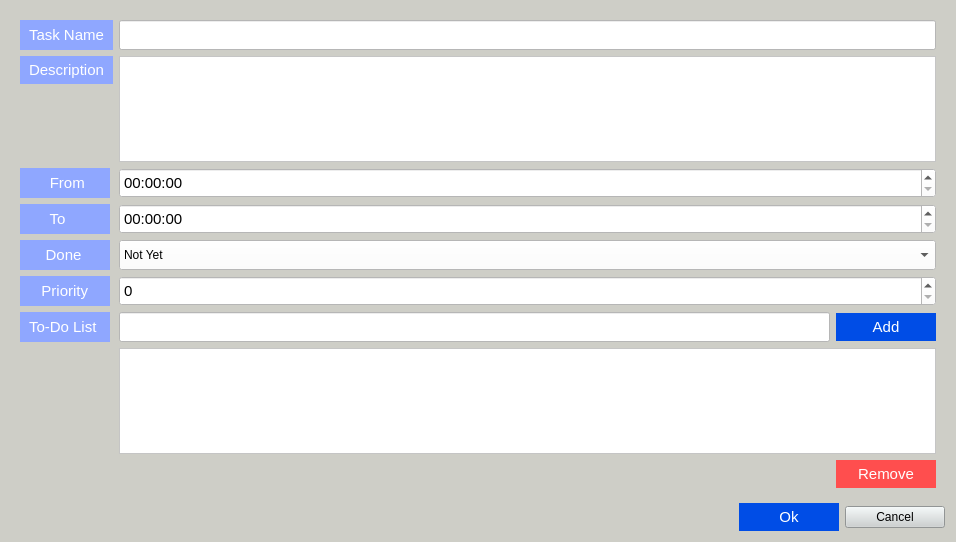
<?xml version="1.0" encoding="UTF-8"?>
<ui version="4.0">
 <class>Task</class>
 <widget class="QDialog" name="Task">
  <property name="geometry">
   <rect>
    <x>0</x>
    <y>0</y>
    <width>956</width>
    <height>542</height>
   </rect>
  </property>
  <property name="windowTitle">
   <string>Dialog</string>
  </property>
  <property name="styleSheet">
   <string notr="true">
background-color:rgb(206, 206, 199);</string>
  </property>
  <layout class="QVBoxLayout" name="verticalLayout">
   <item>
    <widget class="QFrame" name="formFrame">
     <layout class="QFormLayout" name="formLayout">
      <item row="0" column="0">
       <widget class="QLabel" name="label">
        <property name="minimumSize">
         <size>
          <width>90</width>
          <height>25</height>
         </size>
        </property>
        <property name="styleSheet">
         <string notr="true">color : white;
border-width: 5px;
border-style: solid;
border-color : rgb(143, 167, 255);
background-color : rgb(143, 167, 255);
font-size : 15px;</string>
        </property>
        <property name="text">
         <string>Task Name</string>
        </property>
       </widget>
      </item>
      <item row="2" column="0">
       <widget class="QLabel" name="label_3">
        <property name="minimumSize">
         <size>
          <width>90</width>
          <height>25</height>
         </size>
        </property>
        <property name="styleSheet">
         <string notr="true">color : white;
border-width: 5px;
border-style: solid;
border-color : rgb(143, 167, 255);
background-color : rgb(143, 167, 255);
font-size : 15px;</string>
        </property>
        <property name="text">
         <string>     From</string>
        </property>
       </widget>
      </item>
      <item row="0" column="1">
       <widget class="QLineEdit" name="lineEdit">
        <property name="minimumSize">
         <size>
          <width>0</width>
          <height>30</height>
         </size>
        </property>
        <property name="styleSheet">
         <string notr="true">background-color : white;
font-size : 15px;</string>
        </property>
       </widget>
      </item>
      <item row="4" column="0">
       <widget class="QLabel" name="label_4">
        <property name="minimumSize">
         <size>
          <width>90</width>
          <height>25</height>
         </size>
        </property>
        <property name="styleSheet">
         <string notr="true">color : white;
border-width: 5px;
border-style: solid;
border-color : rgb(143, 167, 255);
background-color : rgb(143, 167, 255);
font-size : 15px;</string>
        </property>
        <property name="text">
         <string>    Done</string>
        </property>
       </widget>
      </item>
      <item row="5" column="0">
       <widget class="QLabel" name="label_5">
        <property name="minimumSize">
         <size>
          <width>90</width>
          <height>0</height>
         </size>
        </property>
        <property name="styleSheet">
         <string notr="true">color : white;
border-width: 5px;
border-style: solid;
border-color : rgb(143, 167, 255);
background-color : rgb(143, 167, 255);
font-size : 15px;</string>
        </property>
        <property name="text">
         <string>   Priority</string>
        </property>
       </widget>
      </item>
      <item row="4" column="1">
       <widget class="QComboBox" name="comboBox">
        <property name="minimumSize">
         <size>
          <width>0</width>
          <height>30</height>
         </size>
        </property>
        <property name="styleSheet">
         <string notr="true">background-color : white;</string>
        </property>
        <item>
         <property name="text">
          <string>Not Yet</string>
         </property>
        </item>
        <item>
         <property name="text">
          <string>Yes</string>
         </property>
        </item>
       </widget>
      </item>
      <item row="5" column="1">
       <widget class="QSpinBox" name="spinBox">
        <property name="minimumSize">
         <size>
          <width>0</width>
          <height>30</height>
         </size>
        </property>
        <property name="styleSheet">
         <string notr="true">background-color : white;
font-size : 15px;</string>
        </property>
       </widget>
      </item>
      <item row="1" column="0">
       <widget class="QLabel" name="label_2">
        <property name="minimumSize">
         <size>
          <width>92</width>
          <height>28</height>
         </size>
        </property>
        <property name="maximumSize">
         <size>
          <width>16777215</width>
          <height>25</height>
         </size>
        </property>
        <property name="styleSheet">
         <string notr="true">color : white;
border-width: 5px;
border-style: solid;
border-color : rgb(143, 167, 255);
background-color : rgb(143, 167, 255);
font-size : 15px;</string>
        </property>
        <property name="text">
         <string>Description</string>
        </property>
       </widget>
      </item>
      <item row="6" column="0">
       <widget class="QLabel" name="label_6">
        <property name="minimumSize">
         <size>
          <width>90</width>
          <height>25</height>
         </size>
        </property>
        <property name="styleSheet">
         <string notr="true">color : white;
border-width: 5px;
border-style: solid;
border-color : rgb(143, 167, 255);
background-color : rgb(143, 167, 255);
font-size : 15px;</string>
        </property>
        <property name="text">
         <string>To-Do List</string>
        </property>
       </widget>
      </item>
      <item row="6" column="1">
       <layout class="QHBoxLayout" name="horizontalLayout_2">
        <item>
         <widget class="QLineEdit" name="lineEdit_2">
          <property name="minimumSize">
           <size>
            <width>0</width>
            <height>30</height>
           </size>
          </property>
          <property name="styleSheet">
           <string notr="true">background-color : white;
font-size : 15px;</string>
          </property>
         </widget>
        </item>
        <item>
         <widget class="QPushButton" name="pushButton_3">
          <property name="minimumSize">
           <size>
            <width>100</width>
            <height>0</height>
           </size>
          </property>
          <property name="styleSheet">
           <string notr="true">color : white;
border-width: 5px;
border-style: solid;
border-color : #004de6;
background-color : #004de6;
font-size : 15px;</string>
          </property>
          <property name="text">
           <string>Add</string>
          </property>
         </widget>
        </item>
       </layout>
      </item>
      <item row="7" column="1">
       <widget class="QListWidget" name="listWidget">
        <property name="styleSheet">
         <string notr="true">background-color : white;
font-size : 15px;</string>
        </property>
       </widget>
      </item>
      <item row="3" column="0">
       <widget class="QLabel" name="label_7">
        <property name="minimumSize">
         <size>
          <width>90</width>
          <height>25</height>
         </size>
        </property>
        <property name="styleSheet">
         <string notr="true">color : white;
border-width: 5px;
border-style: solid;
border-color : rgb(143, 167, 255);
background-color : rgb(143, 167, 255);
font-size : 15px;</string>
        </property>
        <property name="text">
         <string>     To</string>
        </property>
       </widget>
      </item>
      <item row="1" column="1">
       <widget class="QPlainTextEdit" name="plainTextEdit">
        <property name="minimumSize">
         <size>
          <width>0</width>
          <height>100</height>
         </size>
        </property>
        <property name="styleSheet">
         <string notr="true">background-color : white;
font-size : 15px;</string>
        </property>
       </widget>
      </item>
      <item row="8" column="1">
       <layout class="QHBoxLayout" name="horizontalLayout_3">
        <item>
         <spacer name="horizontalSpacer_2">
          <property name="orientation">
           <enum>Qt::Horizontal</enum>
          </property>
          <property name="sizeHint" stdset="0">
           <size>
            <width>40</width>
            <height>20</height>
           </size>
          </property>
         </spacer>
        </item>
        <item>
         <widget class="QPushButton" name="pushButton_4">
          <property name="minimumSize">
           <size>
            <width>100</width>
            <height>0</height>
           </size>
          </property>
          <property name="styleSheet">
           <string notr="true">color : white;
border-width: 5px;
border-style: solid;
border-color : rgb(255, 78, 78);
background-color : rgb(255, 78, 78);
font-size : 15px;</string>
          </property>
          <property name="text">
           <string>Remove</string>
          </property>
         </widget>
        </item>
       </layout>
      </item>
      <item row="2" column="1">
       <widget class="QTimeEdit" name="timeEdit">
        <property name="minimumSize">
         <size>
          <width>0</width>
          <height>30</height>
         </size>
        </property>
        <property name="styleSheet">
         <string notr="true">background-color : white;
font-size : 15px;</string>
        </property>
       </widget>
      </item>
      <item row="3" column="1">
       <widget class="QTimeEdit" name="timeEdit_2">
        <property name="minimumSize">
         <size>
          <width>0</width>
          <height>30</height>
         </size>
        </property>
        <property name="styleSheet">
         <string notr="true">background-color : white;
font-size : 15px;</string>
        </property>
       </widget>
      </item>
     </layout>
    </widget>
   </item>
   <item>
    <layout class="QHBoxLayout" name="horizontalLayout">
     <item>
      <spacer name="horizontalSpacer">
       <property name="orientation">
        <enum>Qt::Horizontal</enum>
       </property>
       <property name="sizeHint" stdset="0">
        <size>
         <width>40</width>
         <height>20</height>
        </size>
       </property>
      </spacer>
     </item>
     <item>
      <widget class="QPushButton" name="pushButton">
       <property name="minimumSize">
        <size>
         <width>100</width>
         <height>0</height>
        </size>
       </property>
       <property name="styleSheet">
        <string notr="true">color : white;
border-width: 5px;
border-style: solid;
border-color : #004de6;
background-color : #004de6;
font-size : 15px;</string>
       </property>
       <property name="text">
        <string>Ok</string>
       </property>
      </widget>
     </item>
     <item>
      <widget class="QPushButton" name="pushButton_2">
       <property name="minimumSize">
        <size>
         <width>100</width>
         <height>0</height>
        </size>
       </property>
       <property name="styleSheet">
        <string notr="true">background-color : #CCD1D1;</string>
       </property>
       <property name="text">
        <string>Cancel</string>
       </property>
      </widget>
     </item>
    </layout>
   </item>
  </layout>
 </widget>
 <resources/>
 <connections>
  <connection>
   <sender>pushButton_2</sender>
   <signal>clicked()</signal>
   <receiver>Task</receiver>
   <slot>close()</slot>
   <hints>
    <hint type="sourcelabel">
     <x>907</x>
     <y>512</y>
    </hint>
    <hint type="destinationlabel">
     <x>586</x>
     <y>509</y>
    </hint>
   </hints>
  </connection>
 </connections>
</ui>
